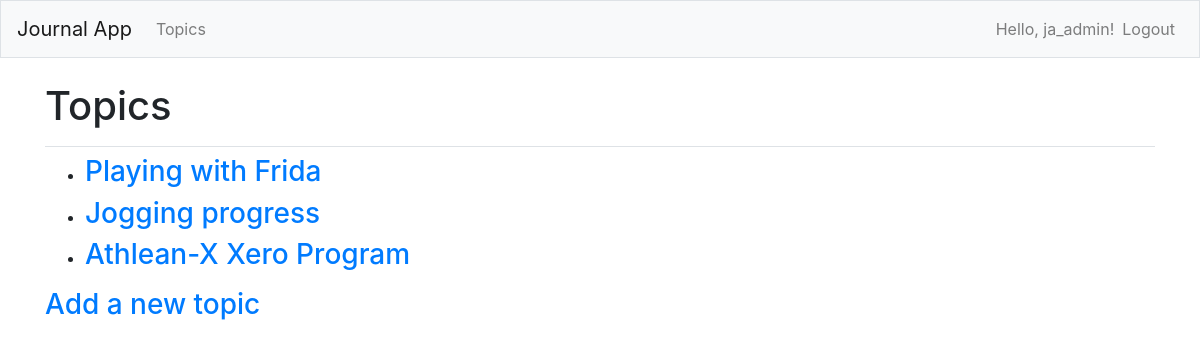
The app's page /topics/ (signed in), older data.
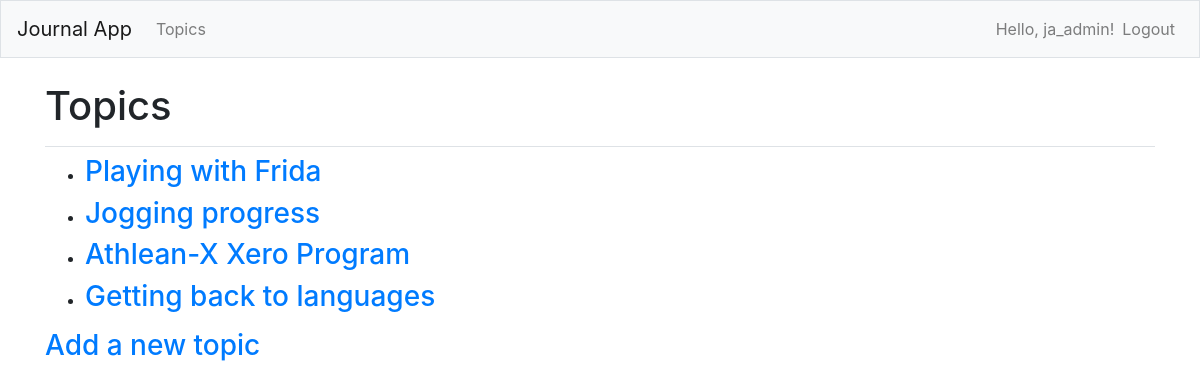
The same page, newer data.
### journal_entries/models.py (models this page shows)
class Topic(models.Model):
    text = models.CharField(max_length=200)
    date_added = models.DateTimeField(auto_now_add=True)
    owner = models.ForeignKey(User, on_delete=models.CASCADE)
    def __str__(self):
        return self.text

### journal_entries/views.py (the view)
# urls.py: path('topics/', views.topics, name='topics'),
@login_required
def topics(request):
    topics = Topic.objects.filter(owner=request.user).order_by('date_added')
    context = {'topics': topics}
    return render(request, 'journal_entries/topics.html', context)

### journal_entries/templates/journal_entries/topics.html
{% extends "journal_entries/base.html" %}
{% block page_header %}
  <h1>Topics</h1>
{% endblock page_header %}
{% block content %}
<ul>
  {% for topic in topics %}
    <li><h3>
      <a href="{% url 'journal_entries:topic' topic.id %}">{{ topic }}</a>
    </h3></li>
  {% empty %}
    <li><h3>No topics added yet.</h3></li>
  {% endfor %}
</ul>
<h3><a href="{% url 'journal_entries:new_topic' %}">Add a new topic</a></h3>
{% endblock content %}

Row changes from the older to the newer data that the page shows:
added Topic: text "Getting back to languages"
